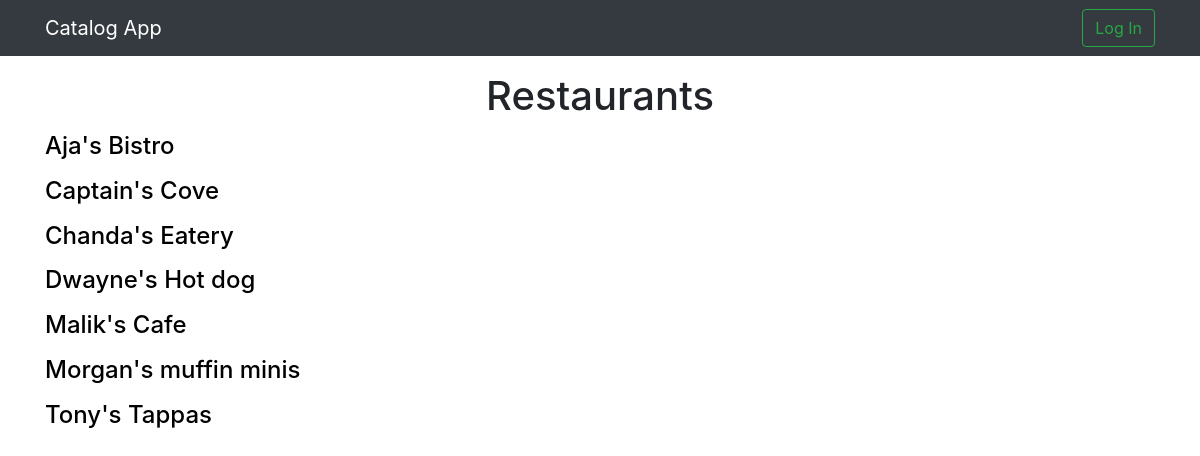
The app's page /restaurants with its own data.
### database_setup.py (models this page shows, shortened)
class Restaurant(Base):
    __tablename__ = 'restaurant'
    id = Column(Integer, primary_key=True)
    name = Column(String(250), nullable=False)
    user_id = Column(Integer, ForeignKey('user.id'))
    user = relationship(User)

### restaurant.py (the view)
@app.route('/')
@app.route('/restaurants')
def showRestaurants():
    restaurants = session.query(Restaurant).order_by(asc(Restaurant.name))
    if 'username' not in login_session:
        return render_template('publicRestaurants.html', restaurants=restaurants)
    else:
        return render_template('restaurants.html', restaurants=restaurants)

### templates/publicRestaurants.html
{% extends "main.html" %}
{% block content %}
<div class="row">
    <div class="col" style="text-align: center;">
        <h1>Restaurants</h1>
    </div>
</div>
{% if restaurants %}
{% for restaurant in restaurants %}
<div class="row py-1">
    <div class="col">
        <h4>
            <a style="color: black;"
                href="{{url_for('showRestaurantMenu', restaurant_Id=restaurant.id)}}">{{restaurant.name}}</a>
        </h4>
    </div>
</div>
{% endfor %}
{% else %}
<h3>You currently have no restaurants.</h3>
{% endif %}
{% endblock %}

### records on screen
Restaurant: name "Aja's Bistro"
Restaurant: name "Captain's Cove"
Restaurant: name "Chanda's Eatery"
Restaurant: name "Dwayne's Hot dog"
Restaurant: name "Malik's Cafe"
Restaurant: name "Morgan's muffin minis"
Restaurant: name "Tony's Tappas"
